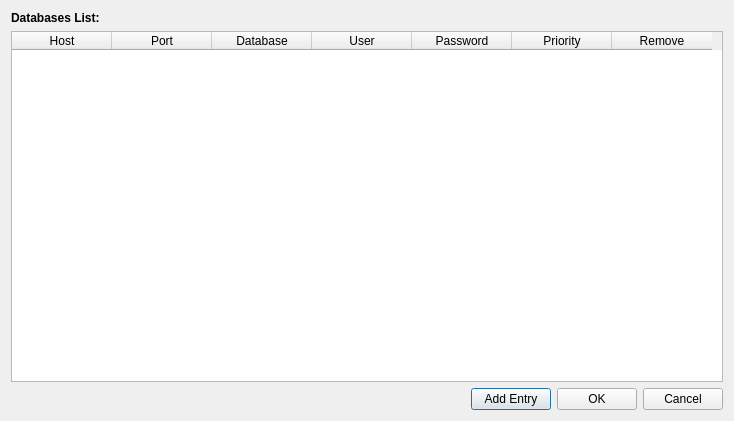
<?xml version="1.0" encoding="UTF-8"?>
<ui version="4.0">
 <class>Dialog</class>
 <widget class="QDialog" name="Dialog">
  <property name="geometry">
   <rect>
    <x>0</x>
    <y>0</y>
    <width>734</width>
    <height>421</height>
   </rect>
  </property>
  <property name="windowTitle">
   <string>Database List Management</string>
  </property>
  <property name="windowIcon">
   <iconset>
    <normaloff>../icons/database.png</normaloff>../icons/database.png</iconset>
  </property>
  <layout class="QVBoxLayout" name="verticalLayout">
   <item>
    <widget class="QLabel" name="label_7">
     <property name="font">
      <font>
       <weight>75</weight>
       <bold>true</bold>
      </font>
     </property>
     <property name="text">
      <string>Databases List:</string>
     </property>
    </widget>
   </item>
   <item>
    <widget class="QTableWidget" name="databases_view">
     <property name="sizePolicy">
      <sizepolicy hsizetype="Expanding" vsizetype="Expanding">
       <horstretch>0</horstretch>
       <verstretch>0</verstretch>
      </sizepolicy>
     </property>
     <property name="minimumSize">
      <size>
       <width>100</width>
       <height>100</height>
      </size>
     </property>
     <property name="frameShape">
      <enum>QFrame::StyledPanel</enum>
     </property>
     <property name="frameShadow">
      <enum>QFrame::Sunken</enum>
     </property>
     <attribute name="horizontalHeaderCascadingSectionResizes">
      <bool>false</bool>
     </attribute>
     <attribute name="horizontalHeaderDefaultSectionSize">
      <number>100</number>
     </attribute>
     <attribute name="horizontalHeaderHighlightSections">
      <bool>true</bool>
     </attribute>
     <attribute name="horizontalHeaderMinimumSectionSize">
      <number>30</number>
     </attribute>
     <attribute name="verticalHeaderMinimumSectionSize">
      <number>23</number>
     </attribute>
     <column>
      <property name="text">
       <string>Host</string>
      </property>
      <property name="textAlignment">
       <set>AlignCenter</set>
      </property>
     </column>
     <column>
      <property name="text">
       <string>Port</string>
      </property>
      <property name="textAlignment">
       <set>AlignCenter</set>
      </property>
     </column>
     <column>
      <property name="text">
       <string>Database</string>
      </property>
      <property name="textAlignment">
       <set>AlignCenter</set>
      </property>
     </column>
     <column>
      <property name="text">
       <string>User</string>
      </property>
      <property name="textAlignment">
       <set>AlignCenter</set>
      </property>
     </column>
     <column>
      <property name="text">
       <string>Password</string>
      </property>
      <property name="textAlignment">
       <set>AlignCenter</set>
      </property>
     </column>
     <column>
      <property name="text">
       <string>Priority</string>
      </property>
      <property name="textAlignment">
       <set>AlignCenter</set>
      </property>
     </column>
     <column>
      <property name="text">
       <string>Remove</string>
      </property>
      <property name="textAlignment">
       <set>AlignCenter</set>
      </property>
     </column>
    </widget>
   </item>
   <item>
    <layout class="QHBoxLayout" name="horizontalLayout">
     <property name="topMargin">
      <number>0</number>
     </property>
     <item>
      <spacer name="horizontalSpacer">
       <property name="orientation">
        <enum>Qt::Horizontal</enum>
       </property>
       <property name="sizeHint" stdset="0">
        <size>
         <width>40</width>
         <height>20</height>
        </size>
       </property>
      </spacer>
     </item>
     <item>
      <widget class="QPushButton" name="b_add">
       <property name="text">
        <string>Add Entry</string>
       </property>
      </widget>
     </item>
     <item>
      <widget class="QPushButton" name="b_ok">
       <property name="minimumSize">
        <size>
         <width>0</width>
         <height>0</height>
        </size>
       </property>
       <property name="text">
        <string>OK</string>
       </property>
      </widget>
     </item>
     <item>
      <widget class="QPushButton" name="b_cancel">
       <property name="text">
        <string>Cancel</string>
       </property>
      </widget>
     </item>
    </layout>
   </item>
  </layout>
 </widget>
 <resources>
  <include location="resources.qrc"/>
 </resources>
 <connections/>
</ui>
